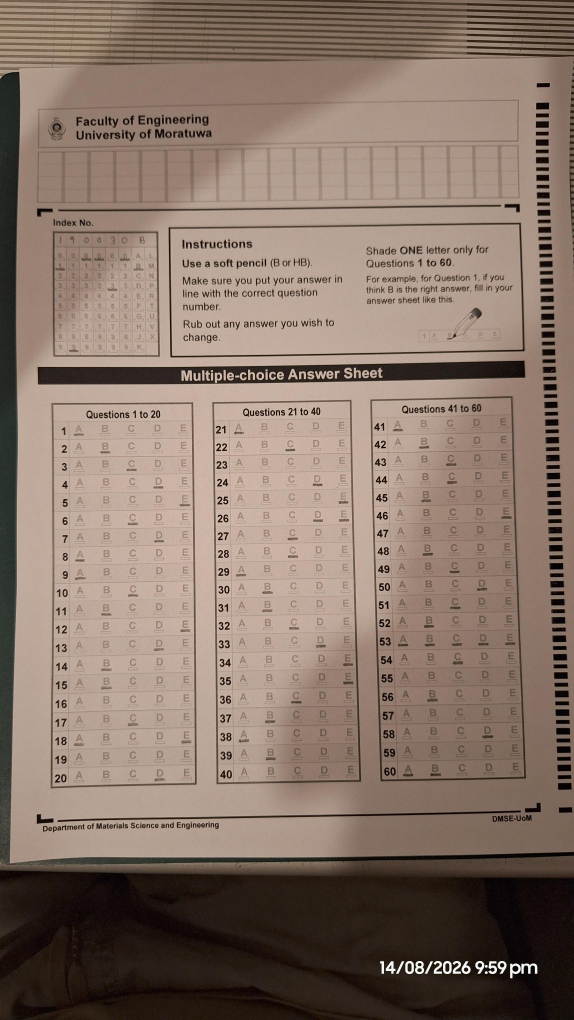
#> input picture uploads/std_sample.png.jpg, 2296 x 4080 px (shown at 1/4 size)
$ python draw_boxes2.py
#> lines starting #> are read from the running program, lines starting #| are printed output that depends on the picture
import cv2
import sys

img = cv2.imread("uploads/std_sample.png.jpg")
#> img is the input picture: shape (4080, 2296, 3); mean B, G, R 105.7, 117.6, 136.8
if img is None:
    print("Could not load image")
    sys.exit(1)

bw, bh = 45, 20

def draw_block(ox, oy, bg, lg, dir, rows, cols):
#> called with ox = 75, oy = 920, bg = 40, lg = 25, dir = 'vertical', rows = 6, cols = 10
    for i in range(rows):
        for j in range(cols):
            if dir == "horizontal":
                x = ox + j * bg
                y = oy + i * lg
            else:
                x = ox + i * lg
                y = oy + j * bg
            cv2.rectangle(img, (int(x), int(y)), (int(x+bw), int(y+bh)), (0, 0, 255), 2)

# index nums (6 cols, 10 rows)
draw_block(75, 920, 40, 25, "vertical", 6, 10)

# C1 (1 col, 10 rows)
draw_block(225, 920, 40, 0, "vertical", 1, 10)

# C2 (1 col, 9 rows)
draw_block(260, 920, 40, 0, "vertical", 1, 9)

# Q1-20 (20 rows, 5 cols)
draw_block(100, 1645, 62, 64, "horizontal", 20, 5)
#> call 4 of draw_block, with ox = 100, oy = 1645, bg = 62, lg = 64, dir = 'horizontal', rows = 20, cols = 5
#> after the loop in draw_block (call 4), `for i in range(rows):`:
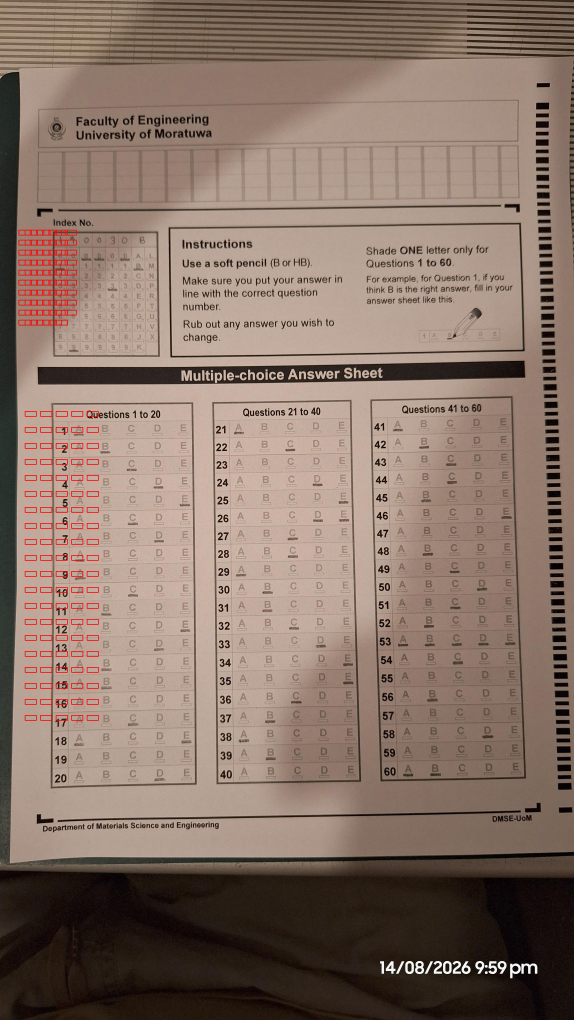
#> img: shape (4080, 2296, 3) (shown at 1/4 size); mean B, G, R 104.8, 116.6, 137.3

# Q21-40
draw_block(830, 1645, 62, 64, "horizontal", 20, 5)

# Q41-60
draw_block(1620, 1645, 62, 64, "horizontal", 20, 5)
#> after the loop in draw_block (call 6), `for i in range(rows):`:
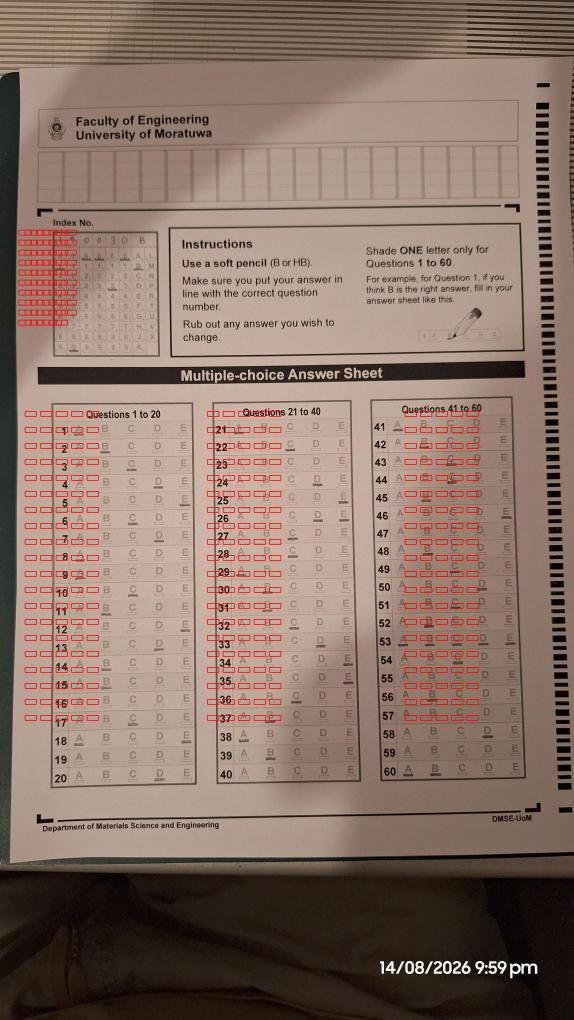
#> img: shape (4080, 2296, 3) (shown at 1/4 size); mean B, G, R 103.7, 115.4, 138.1

cv2.imwrite("uploads/boxes_image2.jpg", img)
print("Boxes image 2 saved.")

$ run again, with uploads/checked_sample.jpg copied over uploads/std_sample.png.jpg
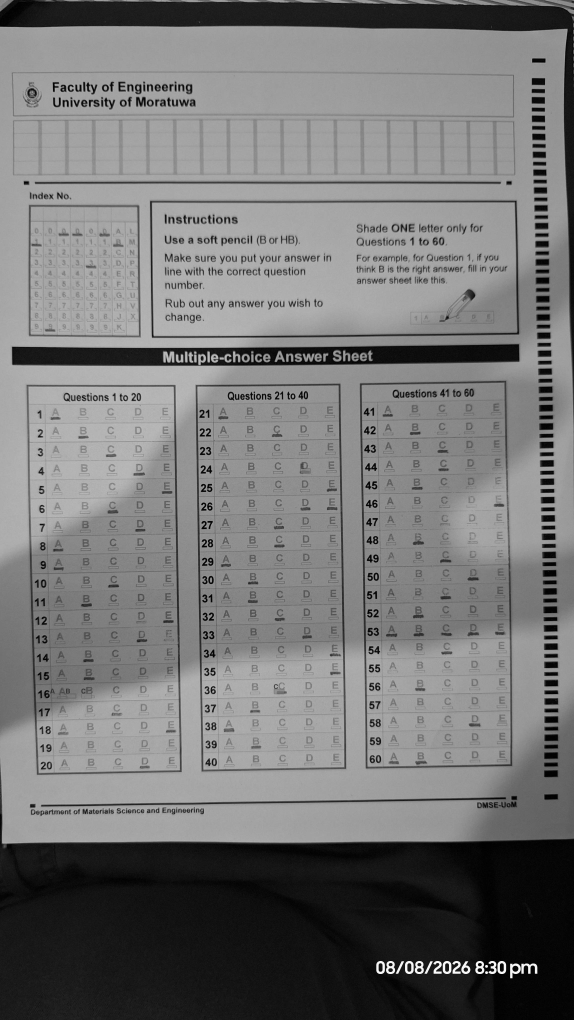
#> input picture uploads/checked_sample.jpg, 2296 x 4080 px (shown at 1/4 size)
#> img is the input picture: shape (4080, 2296, 3); min 0, max 255, mean 117.7
#> after the loop in draw_block (call 4), `for i in range(rows):`:
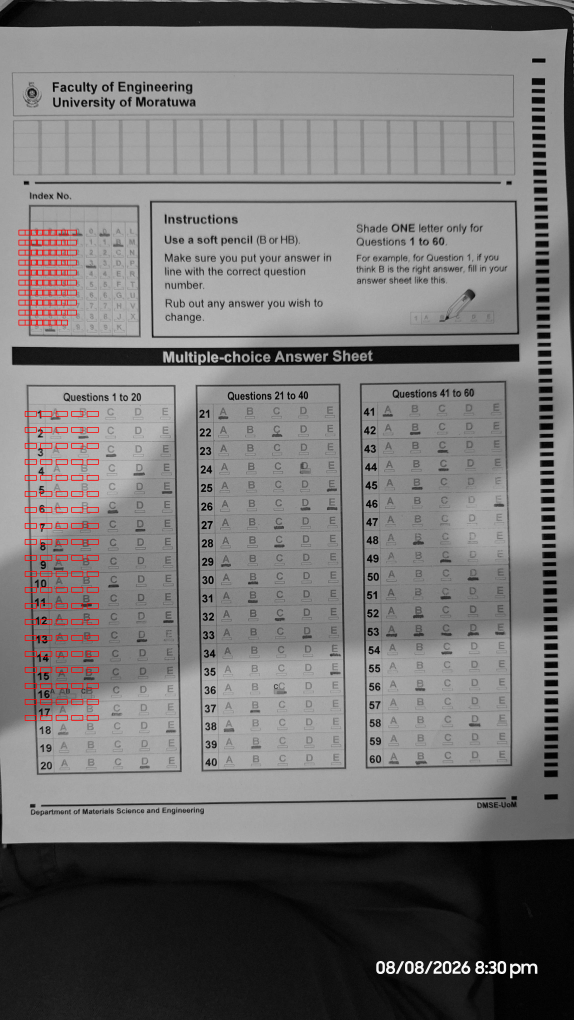
#> img: shape (4080, 2296, 3) (shown at 1/4 size); mean B, G, R 116.8, 116.8, 118.4
#> after the loop in draw_block (call 6), `for i in range(rows):`:
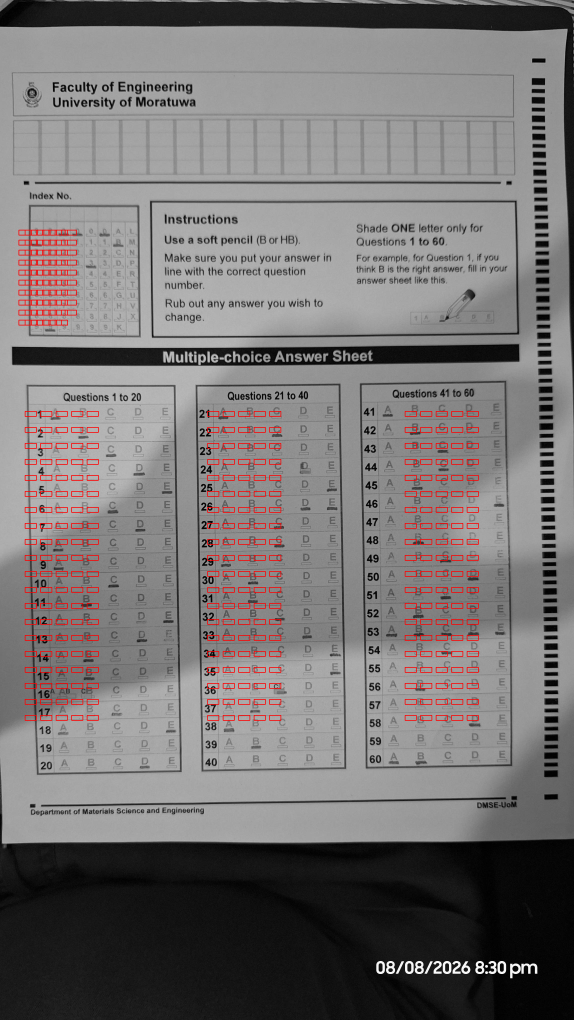
#> img: shape (4080, 2296, 3) (shown at 1/4 size); mean B, G, R 115.7, 115.7, 119.4
